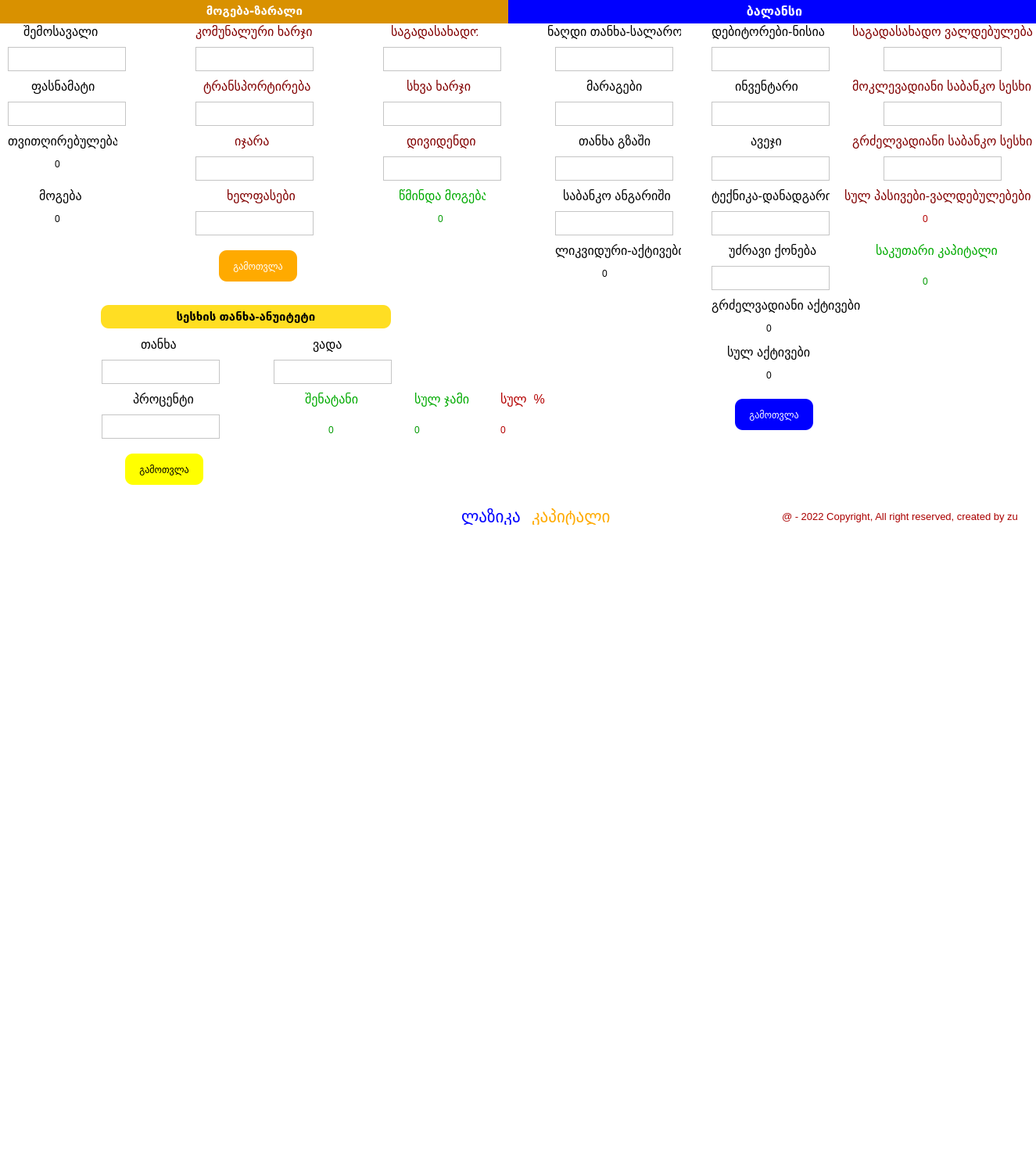
<?xml version="1.0" encoding="UTF-8"?>
<ui version="4.0">
 <class>main_title_3</class>
 <widget class="QMainWindow" name="main_title_3">
  <property name="enabled">
   <bool>true</bool>
  </property>
  <property name="geometry">
   <rect>
    <x>0</x>
    <y>0</y>
    <width>1325</width>
    <height>1500</height>
   </rect>
  </property>
  <property name="styleSheet">
   <string notr="true">background-color: rgb(255, 255, 255);
color: rgb(255, 255, 255);</string>
  </property>
  <widget class="QWidget" name="centralwidget">
   <widget class="QLabel" name="shemosavali_title">
    <property name="geometry">
     <rect>
      <x>30</x>
      <y>30</y>
      <width>101</width>
      <height>21</height>
     </rect>
    </property>
    <property name="font">
     <font>
      <pointsize>12</pointsize>
      <weight>50</weight>
      <bold>false</bold>
     </font>
    </property>
    <property name="styleSheet">
     <string notr="true">color: rgb(0, 0, 0);
font: 8pt &quot;AcadMtavr&quot;;
font: 12pt &quot;MS Shell Dlg 2&quot;;</string>
    </property>
    <property name="text">
     <string>შემოსავალი</string>
    </property>
   </widget>
   <widget class="QTextEdit" name="shemosavali">
    <property name="geometry">
     <rect>
      <x>10</x>
      <y>60</y>
      <width>151</width>
      <height>31</height>
     </rect>
    </property>
    <property name="styleSheet">
     <string notr="true">color: rgb(0, 0, 0);
</string>
    </property>
   </widget>
   <widget class="QLabel" name="main_title">
    <property name="geometry">
     <rect>
      <x>0</x>
      <y>-1</y>
      <width>651</width>
      <height>31</height>
     </rect>
    </property>
    <property name="font">
     <font>
      <family>AcadMtavr</family>
      <pointsize>12</pointsize>
      <weight>50</weight>
      <bold>false</bold>
     </font>
    </property>
    <property name="styleSheet">
     <string notr="true">background-color: rgb(217, 145, 0);
color: rgb(255, 255, 255);</string>
    </property>
    <property name="text">
     <string>&lt;html&gt;&lt;head/&gt;&lt;body&gt;&lt;p&gt;&lt;span style=&quot; font-size:11pt; font-weight:600;&quot;&gt;მოგება-ზარალი&lt;/span&gt;&lt;/p&gt;&lt;/body&gt;&lt;/html&gt;</string>
    </property>
    <property name="alignment">
     <set>Qt::AlignCenter</set>
    </property>
    <property name="margin">
     <number>5</number>
    </property>
   </widget>
   <widget class="QLabel" name="fasnamati_title">
    <property name="geometry">
     <rect>
      <x>40</x>
      <y>100</y>
      <width>81</width>
      <height>21</height>
     </rect>
    </property>
    <property name="font">
     <font>
      <pointsize>12</pointsize>
      <weight>50</weight>
      <bold>false</bold>
     </font>
    </property>
    <property name="styleSheet">
     <string notr="true">color: rgb(0, 0, 0);
font: 8pt &quot;AcadMtavr&quot;;
font: 12pt &quot;MS Shell Dlg 2&quot;;</string>
    </property>
    <property name="text">
     <string>ფასნამატი</string>
    </property>
   </widget>
   <widget class="QTextEdit" name="fasnamati">
    <property name="geometry">
     <rect>
      <x>10</x>
      <y>130</y>
      <width>151</width>
      <height>31</height>
     </rect>
    </property>
    <property name="styleSheet">
     <string notr="true">color: rgb(0, 0, 0);</string>
    </property>
   </widget>
   <widget class="QLabel" name="tvitgirebuleba_title">
    <property name="geometry">
     <rect>
      <x>10</x>
      <y>170</y>
      <width>140</width>
      <height>21</height>
     </rect>
    </property>
    <property name="font">
     <font>
      <pointsize>12</pointsize>
      <weight>50</weight>
      <bold>false</bold>
     </font>
    </property>
    <property name="styleSheet">
     <string notr="true">color: rgb(0, 0, 0);
font: 8pt &quot;AcadMtavr&quot;;
font: 12pt &quot;MS Shell Dlg 2&quot;;</string>
    </property>
    <property name="text">
     <string>თვითღირებულება</string>
    </property>
   </widget>
   <widget class="QLabel" name="mogeba_title">
    <property name="geometry">
     <rect>
      <x>50</x>
      <y>240</y>
      <width>61</width>
      <height>21</height>
     </rect>
    </property>
    <property name="font">
     <font>
      <family>MS Shell Dlg 2</family>
      <pointsize>12</pointsize>
      <weight>50</weight>
      <italic>false</italic>
      <bold>false</bold>
     </font>
    </property>
    <property name="styleSheet">
     <string notr="true">color: rgb(0, 0, 0);
font: 75 8pt &quot;MS Shell Dlg 2&quot;;
font: 8pt &quot;AcadMtavr&quot;;
font: 12pt &quot;MS Shell Dlg 2&quot;;</string>
    </property>
    <property name="text">
     <string>მოგება</string>
    </property>
   </widget>
   <widget class="QLabel" name="komunaluri_title">
    <property name="geometry">
     <rect>
      <x>250</x>
      <y>30</y>
      <width>151</width>
      <height>21</height>
     </rect>
    </property>
    <property name="font">
     <font>
      <pointsize>12</pointsize>
      <weight>50</weight>
      <bold>false</bold>
     </font>
    </property>
    <property name="styleSheet">
     <string notr="true">color: rgb(255, 255, 255);
color: rgb(129, 0, 0);
font: 8pt &quot;AcadMtavr&quot;;
font: 12pt &quot;MS Shell Dlg 2&quot;;</string>
    </property>
    <property name="text">
     <string>კომუნალური ხარჯი</string>
    </property>
   </widget>
   <widget class="QTextEdit" name="komunaluri">
    <property name="geometry">
     <rect>
      <x>250</x>
      <y>60</y>
      <width>151</width>
      <height>31</height>
     </rect>
    </property>
    <property name="styleSheet">
     <string notr="true">color: rgb(0, 0, 0);</string>
    </property>
   </widget>
   <widget class="QLabel" name="transport_title">
    <property name="geometry">
     <rect>
      <x>260</x>
      <y>100</y>
      <width>141</width>
      <height>21</height>
     </rect>
    </property>
    <property name="font">
     <font>
      <pointsize>12</pointsize>
      <weight>50</weight>
      <bold>false</bold>
     </font>
    </property>
    <property name="styleSheet">
     <string notr="true">color: rgb(255, 255, 255);
color: rgb(129, 0, 0);
font: 8pt &quot;AcadMtavr&quot;;
font: 12pt &quot;MS Shell Dlg 2&quot;;</string>
    </property>
    <property name="text">
     <string>ტრანსპორტირება</string>
    </property>
   </widget>
   <widget class="QTextEdit" name="transport">
    <property name="geometry">
     <rect>
      <x>250</x>
      <y>130</y>
      <width>151</width>
      <height>31</height>
     </rect>
    </property>
    <property name="styleSheet">
     <string notr="true">color: rgb(0, 0, 0);</string>
    </property>
   </widget>
   <widget class="QLabel" name="ijara_title">
    <property name="geometry">
     <rect>
      <x>300</x>
      <y>170</y>
      <width>51</width>
      <height>21</height>
     </rect>
    </property>
    <property name="font">
     <font>
      <pointsize>12</pointsize>
      <weight>50</weight>
      <bold>false</bold>
     </font>
    </property>
    <property name="styleSheet">
     <string notr="true">color: rgb(255, 255, 255);
color: rgb(129, 0, 0);
font: 8pt &quot;AcadMtavr&quot;;
font: 12pt &quot;MS Shell Dlg 2&quot;;</string>
    </property>
    <property name="text">
     <string>იჯარა</string>
    </property>
   </widget>
   <widget class="QTextEdit" name="ijara">
    <property name="geometry">
     <rect>
      <x>250</x>
      <y>200</y>
      <width>151</width>
      <height>31</height>
     </rect>
    </property>
    <property name="styleSheet">
     <string notr="true">color: rgb(0, 0, 0);</string>
    </property>
   </widget>
   <widget class="QLabel" name="xelfasi_title">
    <property name="geometry">
     <rect>
      <x>290</x>
      <y>240</y>
      <width>91</width>
      <height>21</height>
     </rect>
    </property>
    <property name="font">
     <font>
      <pointsize>12</pointsize>
      <weight>50</weight>
      <bold>false</bold>
     </font>
    </property>
    <property name="styleSheet">
     <string notr="true">color: rgb(255, 255, 255);
color: rgb(129, 0, 0);
font: 8pt &quot;AcadMtavr&quot;;
font: 12pt &quot;MS Shell Dlg 2&quot;;</string>
    </property>
    <property name="text">
     <string>ხელფასები</string>
    </property>
   </widget>
   <widget class="QTextEdit" name="xelfasi">
    <property name="geometry">
     <rect>
      <x>250</x>
      <y>270</y>
      <width>151</width>
      <height>31</height>
     </rect>
    </property>
    <property name="styleSheet">
     <string notr="true">color: rgb(0, 0, 0);</string>
    </property>
   </widget>
   <widget class="QLabel" name="sagadasaxado_title">
    <property name="geometry">
     <rect>
      <x>500</x>
      <y>30</y>
      <width>111</width>
      <height>21</height>
     </rect>
    </property>
    <property name="font">
     <font>
      <pointsize>12</pointsize>
      <weight>50</weight>
      <bold>false</bold>
     </font>
    </property>
    <property name="styleSheet">
     <string notr="true">color: rgb(255, 255, 255);
color: rgb(129, 0, 0);
font: 8pt &quot;AcadMtavr&quot;;
font: 12pt &quot;MS Shell Dlg 2&quot;;</string>
    </property>
    <property name="text">
     <string>საგადასახადო</string>
    </property>
   </widget>
   <widget class="QTextEdit" name="sagadasaxado">
    <property name="geometry">
     <rect>
      <x>490</x>
      <y>60</y>
      <width>151</width>
      <height>31</height>
     </rect>
    </property>
    <property name="styleSheet">
     <string notr="true">color: rgb(0, 0, 0);</string>
    </property>
   </widget>
   <widget class="QLabel" name="sxvaxarji_title">
    <property name="geometry">
     <rect>
      <x>520</x>
      <y>100</y>
      <width>91</width>
      <height>21</height>
     </rect>
    </property>
    <property name="font">
     <font>
      <pointsize>12</pointsize>
      <weight>50</weight>
      <bold>false</bold>
     </font>
    </property>
    <property name="styleSheet">
     <string notr="true">color: rgb(255, 255, 255);
color: rgb(129, 0, 0);
font: 8pt &quot;AcadMtavr&quot;;
font: 12pt &quot;MS Shell Dlg 2&quot;;</string>
    </property>
    <property name="text">
     <string>სხვა ხარჯი</string>
    </property>
   </widget>
   <widget class="QTextEdit" name="sxvaxarji">
    <property name="geometry">
     <rect>
      <x>490</x>
      <y>130</y>
      <width>151</width>
      <height>31</height>
     </rect>
    </property>
    <property name="styleSheet">
     <string notr="true">color: rgb(0, 0, 0);</string>
    </property>
   </widget>
   <widget class="QLabel" name="dividend_title">
    <property name="geometry">
     <rect>
      <x>520</x>
      <y>170</y>
      <width>91</width>
      <height>21</height>
     </rect>
    </property>
    <property name="font">
     <font>
      <pointsize>12</pointsize>
      <weight>50</weight>
      <bold>false</bold>
     </font>
    </property>
    <property name="styleSheet">
     <string notr="true">color: rgb(255, 255, 255);
color: rgb(129, 0, 0);
font: 8pt &quot;AcadMtavr&quot;;
font: 12pt &quot;MS Shell Dlg 2&quot;;</string>
    </property>
    <property name="text">
     <string>დივიდენდი</string>
    </property>
   </widget>
   <widget class="QTextEdit" name="dividend">
    <property name="geometry">
     <rect>
      <x>490</x>
      <y>200</y>
      <width>151</width>
      <height>31</height>
     </rect>
    </property>
    <property name="styleSheet">
     <string notr="true">color: rgb(0, 0, 0);</string>
    </property>
   </widget>
   <widget class="QLabel" name="wmindamogeba_title">
    <property name="geometry">
     <rect>
      <x>510</x>
      <y>240</y>
      <width>111</width>
      <height>21</height>
     </rect>
    </property>
    <property name="font">
     <font>
      <pointsize>12</pointsize>
      <weight>50</weight>
      <bold>false</bold>
     </font>
    </property>
    <property name="styleSheet">
     <string notr="true">color: rgb(0, 170, 0);
font: 8pt &quot;AcadMtavr&quot;;
font: 12pt &quot;MS Shell Dlg 2&quot;;</string>
    </property>
    <property name="text">
     <string>წმინდა მოგება</string>
    </property>
   </widget>
   <widget class="QPushButton" name="btn_title">
    <property name="geometry">
     <rect>
      <x>280</x>
      <y>320</y>
      <width>100</width>
      <height>40</height>
     </rect>
    </property>
    <property name="styleSheet">
     <string notr="true">font: 12pt &quot;AcadMtavr&quot;;
color: rgb(255, 255, 255);
background-color: rgb(255, 170, 0);
border-radius:10px;
</string>
    </property>
    <property name="text">
     <string>გამოთვლა</string>
    </property>
   </widget>
   <widget class="QLabel" name="mogeba_label">
    <property name="geometry">
     <rect>
      <x>70</x>
      <y>270</y>
      <width>61</width>
      <height>20</height>
     </rect>
    </property>
    <property name="styleSheet">
     <string notr="true">color: rgb(0, 0, 0);
font: 12pt &quot;MS Shell Dlg 2&quot;;</string>
    </property>
    <property name="text">
     <string>0</string>
    </property>
   </widget>
   <widget class="QLabel" name="wmindamogeba_label_2">
    <property name="geometry">
     <rect>
      <x>560</x>
      <y>270</y>
      <width>71</width>
      <height>20</height>
     </rect>
    </property>
    <property name="styleSheet">
     <string notr="true">color: rgb(0, 154, 0);
font: 12pt &quot;MS Shell Dlg 2&quot;;</string>
    </property>
    <property name="text">
     <string>0</string>
    </property>
   </widget>
   <widget class="QLabel" name="tvitgirebuleba_label">
    <property name="geometry">
     <rect>
      <x>70</x>
      <y>200</y>
      <width>61</width>
      <height>20</height>
     </rect>
    </property>
    <property name="styleSheet">
     <string notr="true">color: rgb(0, 0, 0);
font: 12pt &quot;MS Shell Dlg 2&quot;;</string>
    </property>
    <property name="text">
     <string>0</string>
    </property>
   </widget>
   <widget class="QLabel" name="main_title_2">
    <property name="geometry">
     <rect>
      <x>650</x>
      <y>0</y>
      <width>681</width>
      <height>30</height>
     </rect>
    </property>
    <property name="font">
     <font>
      <family>AcadMtavr</family>
      <pointsize>16</pointsize>
      <weight>50</weight>
      <bold>false</bold>
     </font>
    </property>
    <property name="styleSheet">
     <string notr="true">background-color: rgb(0, 0, 255);

color: rgb(255, 255, 255);
</string>
    </property>
    <property name="text">
     <string>&lt;html&gt;&lt;head/&gt;&lt;body&gt;&lt;p&gt;&lt;span style=&quot; font-size:12pt; font-weight:600;&quot;&gt;ბალანსი&lt;/span&gt;&lt;/p&gt;&lt;/body&gt;&lt;/html&gt;</string>
    </property>
    <property name="alignment">
     <set>Qt::AlignCenter</set>
    </property>
    <property name="margin">
     <number>5</number>
    </property>
   </widget>
   <widget class="QLabel" name="cashe_title">
    <property name="geometry">
     <rect>
      <x>700</x>
      <y>30</y>
      <width>171</width>
      <height>21</height>
     </rect>
    </property>
    <property name="font">
     <font>
      <pointsize>12</pointsize>
      <weight>50</weight>
      <bold>false</bold>
     </font>
    </property>
    <property name="styleSheet">
     <string notr="true">color: rgb(0, 0, 0);
font: 8pt &quot;AcadMtavr&quot;;
font: 12pt &quot;MS Shell Dlg 2&quot;;</string>
    </property>
    <property name="text">
     <string>ნაღდი თანხა-სალარო</string>
    </property>
   </widget>
   <widget class="QTextEdit" name="cashe">
    <property name="geometry">
     <rect>
      <x>710</x>
      <y>60</y>
      <width>151</width>
      <height>31</height>
     </rect>
    </property>
    <property name="styleSheet">
     <string notr="true">color: rgb(0, 0, 0);</string>
    </property>
   </widget>
   <widget class="QLabel" name="maragebi_title">
    <property name="geometry">
     <rect>
      <x>750</x>
      <y>100</y>
      <width>71</width>
      <height>21</height>
     </rect>
    </property>
    <property name="font">
     <font>
      <pointsize>12</pointsize>
      <weight>50</weight>
      <bold>false</bold>
     </font>
    </property>
    <property name="styleSheet">
     <string notr="true">color: rgb(0, 0, 0);
font: 8pt &quot;AcadMtavr&quot;;
font: 12pt &quot;MS Shell Dlg 2&quot;;</string>
    </property>
    <property name="text">
     <string>მარაგები</string>
    </property>
   </widget>
   <widget class="QTextEdit" name="maragebi">
    <property name="geometry">
     <rect>
      <x>710</x>
      <y>130</y>
      <width>151</width>
      <height>31</height>
     </rect>
    </property>
    <property name="styleSheet">
     <string notr="true">color: rgb(0, 0, 0);</string>
    </property>
   </widget>
   <widget class="QLabel" name="cashe_transit_title">
    <property name="geometry">
     <rect>
      <x>740</x>
      <y>170</y>
      <width>101</width>
      <height>21</height>
     </rect>
    </property>
    <property name="font">
     <font>
      <pointsize>12</pointsize>
      <weight>50</weight>
      <bold>false</bold>
     </font>
    </property>
    <property name="styleSheet">
     <string notr="true">color: rgb(0, 0, 0);
font: 8pt &quot;AcadMtavr&quot;;
font: 12pt &quot;MS Shell Dlg 2&quot;;</string>
    </property>
    <property name="text">
     <string>თანხა გზაში</string>
    </property>
   </widget>
   <widget class="QTextEdit" name="cashe_transit">
    <property name="geometry">
     <rect>
      <x>710</x>
      <y>200</y>
      <width>151</width>
      <height>31</height>
     </rect>
    </property>
    <property name="styleSheet">
     <string notr="true">color: rgb(0, 0, 0);</string>
    </property>
   </widget>
   <widget class="QLabel" name="bank_count_title">
    <property name="geometry">
     <rect>
      <x>720</x>
      <y>240</y>
      <width>141</width>
      <height>21</height>
     </rect>
    </property>
    <property name="font">
     <font>
      <pointsize>12</pointsize>
      <weight>50</weight>
      <bold>false</bold>
     </font>
    </property>
    <property name="styleSheet">
     <string notr="true">color: rgb(0, 0, 0);
font: 8pt &quot;AcadMtavr&quot;;
font: 12pt &quot;MS Shell Dlg 2&quot;;</string>
    </property>
    <property name="text">
     <string>საბანკო ანგარიში</string>
    </property>
   </widget>
   <widget class="QTextEdit" name="bank_count">
    <property name="geometry">
     <rect>
      <x>710</x>
      <y>270</y>
      <width>151</width>
      <height>31</height>
     </rect>
    </property>
    <property name="styleSheet">
     <string notr="true">color: rgb(0, 0, 0);</string>
    </property>
   </widget>
   <widget class="QLabel" name="lic_active_title">
    <property name="geometry">
     <rect>
      <x>710</x>
      <y>310</y>
      <width>161</width>
      <height>21</height>
     </rect>
    </property>
    <property name="font">
     <font>
      <pointsize>12</pointsize>
      <weight>50</weight>
      <bold>false</bold>
     </font>
    </property>
    <property name="styleSheet">
     <string notr="true">color: rgb(0, 0, 0);
font: 8pt &quot;AcadMtavr&quot;;
font: 12pt &quot;MS Shell Dlg 2&quot;;</string>
    </property>
    <property name="text">
     <string>ლიკვიდური-აქტივები</string>
    </property>
   </widget>
   <widget class="QLabel" name="lic_active_label">
    <property name="geometry">
     <rect>
      <x>770</x>
      <y>340</y>
      <width>81</width>
      <height>20</height>
     </rect>
    </property>
    <property name="styleSheet">
     <string notr="true">color: rgb(0, 0, 0);
font: 12pt &quot;MS Shell Dlg 2&quot;;</string>
    </property>
    <property name="text">
     <string>0</string>
    </property>
   </widget>
   <widget class="QLabel" name="debit_title">
    <property name="geometry">
     <rect>
      <x>910</x>
      <y>30</y>
      <width>151</width>
      <height>21</height>
     </rect>
    </property>
    <property name="font">
     <font>
      <pointsize>12</pointsize>
      <weight>50</weight>
      <bold>false</bold>
     </font>
    </property>
    <property name="styleSheet">
     <string notr="true">color: rgb(0, 0, 0);
font: 8pt &quot;AcadMtavr&quot;;
font: 12pt &quot;MS Shell Dlg 2&quot;;</string>
    </property>
    <property name="text">
     <string>დებიტორები-ნისია</string>
    </property>
   </widget>
   <widget class="QTextEdit" name="debit">
    <property name="geometry">
     <rect>
      <x>910</x>
      <y>60</y>
      <width>151</width>
      <height>31</height>
     </rect>
    </property>
    <property name="styleSheet">
     <string notr="true">color: rgb(0, 0, 0);</string>
    </property>
   </widget>
   <widget class="QLabel" name="inventors_title">
    <property name="geometry">
     <rect>
      <x>940</x>
      <y>100</y>
      <width>91</width>
      <height>21</height>
     </rect>
    </property>
    <property name="font">
     <font>
      <pointsize>12</pointsize>
      <weight>50</weight>
      <bold>false</bold>
     </font>
    </property>
    <property name="styleSheet">
     <string notr="true">color: rgb(0, 0, 0);
font: 8pt &quot;AcadMtavr&quot;;
font: 12pt &quot;MS Shell Dlg 2&quot;;</string>
    </property>
    <property name="text">
     <string>ინვენტარი</string>
    </property>
   </widget>
   <widget class="QTextEdit" name="inventors">
    <property name="geometry">
     <rect>
      <x>910</x>
      <y>130</y>
      <width>151</width>
      <height>31</height>
     </rect>
    </property>
    <property name="styleSheet">
     <string notr="true">color: rgb(0, 0, 0);</string>
    </property>
   </widget>
   <widget class="QLabel" name="furniture_title">
    <property name="geometry">
     <rect>
      <x>960</x>
      <y>170</y>
      <width>61</width>
      <height>21</height>
     </rect>
    </property>
    <property name="font">
     <font>
      <pointsize>12</pointsize>
      <weight>50</weight>
      <bold>false</bold>
     </font>
    </property>
    <property name="styleSheet">
     <string notr="true">color: rgb(0, 0, 0);
font: 8pt &quot;AcadMtavr&quot;;
font: 12pt &quot;MS Shell Dlg 2&quot;;</string>
    </property>
    <property name="text">
     <string>ავეჯი</string>
    </property>
   </widget>
   <widget class="QTextEdit" name="furniture">
    <property name="geometry">
     <rect>
      <x>910</x>
      <y>200</y>
      <width>151</width>
      <height>31</height>
     </rect>
    </property>
    <property name="styleSheet">
     <string notr="true">color: rgb(0, 0, 0);</string>
    </property>
   </widget>
   <widget class="QLabel" name="teqnic_title">
    <property name="geometry">
     <rect>
      <x>910</x>
      <y>240</y>
      <width>151</width>
      <height>21</height>
     </rect>
    </property>
    <property name="font">
     <font>
      <pointsize>12</pointsize>
      <weight>50</weight>
      <bold>false</bold>
     </font>
    </property>
    <property name="styleSheet">
     <string notr="true">color: rgb(0, 0, 0);
font: 8pt &quot;AcadMtavr&quot;;
font: 12pt &quot;MS Shell Dlg 2&quot;;</string>
    </property>
    <property name="text">
     <string>ტექნიკა-დანადგარი</string>
    </property>
   </widget>
   <widget class="QTextEdit" name="teqnic">
    <property name="geometry">
     <rect>
      <x>910</x>
      <y>270</y>
      <width>151</width>
      <height>31</height>
     </rect>
    </property>
    <property name="styleSheet">
     <string notr="true">color: rgb(0, 0, 0);</string>
    </property>
   </widget>
   <widget class="QLabel" name="ground_title">
    <property name="geometry">
     <rect>
      <x>910</x>
      <y>310</y>
      <width>151</width>
      <height>21</height>
     </rect>
    </property>
    <property name="font">
     <font>
      <pointsize>12</pointsize>
      <weight>50</weight>
      <bold>false</bold>
     </font>
    </property>
    <property name="styleSheet">
     <string notr="true">color: rgb(0, 0, 0);
font: 8pt &quot;AcadMtavr&quot;;
font: 12pt &quot;MS Shell Dlg 2&quot;;</string>
    </property>
    <property name="text">
     <string>     უძრავი ქონება</string>
    </property>
   </widget>
   <widget class="QTextEdit" name="ground">
    <property name="geometry">
     <rect>
      <x>910</x>
      <y>340</y>
      <width>151</width>
      <height>31</height>
     </rect>
    </property>
    <property name="styleSheet">
     <string notr="true">color: rgb(0, 0, 0);</string>
    </property>
   </widget>
   <widget class="QLabel" name="main_active_title">
    <property name="geometry">
     <rect>
      <x>910</x>
      <y>380</y>
      <width>191</width>
      <height>21</height>
     </rect>
    </property>
    <property name="font">
     <font>
      <pointsize>12</pointsize>
      <weight>50</weight>
      <bold>false</bold>
     </font>
    </property>
    <property name="styleSheet">
     <string notr="true">color: rgb(0, 0, 0);
font: 8pt &quot;AcadMtavr&quot;;
font: 12pt &quot;MS Shell Dlg 2&quot;;</string>
    </property>
    <property name="text">
     <string>გრძელვადიანი აქტივები</string>
    </property>
   </widget>
   <widget class="QLabel" name="main_active_label">
    <property name="geometry">
     <rect>
      <x>980</x>
      <y>410</y>
      <width>81</width>
      <height>20</height>
     </rect>
    </property>
    <property name="styleSheet">
     <string notr="true">color: rgb(0, 0, 0);
font: 12pt &quot;MS Shell Dlg 2&quot;;</string>
    </property>
    <property name="text">
     <string>0</string>
    </property>
   </widget>
   <widget class="QLabel" name="all_active_title">
    <property name="geometry">
     <rect>
      <x>930</x>
      <y>440</y>
      <width>111</width>
      <height>21</height>
     </rect>
    </property>
    <property name="font">
     <font>
      <pointsize>12</pointsize>
      <weight>50</weight>
      <bold>false</bold>
     </font>
    </property>
    <property name="styleSheet">
     <string notr="true">color: rgb(0, 0, 0);
font: 8pt &quot;AcadMtavr&quot;;
font: 12pt &quot;MS Shell Dlg 2&quot;;</string>
    </property>
    <property name="text">
     <string>სულ აქტივები</string>
    </property>
   </widget>
   <widget class="QLabel" name="all_active_label">
    <property name="geometry">
     <rect>
      <x>980</x>
      <y>470</y>
      <width>81</width>
      <height>20</height>
     </rect>
    </property>
    <property name="styleSheet">
     <string notr="true">color: rgb(0, 0, 0);
font: 12pt &quot;MS Shell Dlg 2&quot;;</string>
    </property>
    <property name="text">
     <string>0</string>
    </property>
   </widget>
   <widget class="QLabel" name="credit__country_title">
    <property name="geometry">
     <rect>
      <x>1090</x>
      <y>30</y>
      <width>231</width>
      <height>21</height>
     </rect>
    </property>
    <property name="font">
     <font>
      <pointsize>12</pointsize>
      <weight>50</weight>
      <bold>false</bold>
     </font>
    </property>
    <property name="styleSheet">
     <string notr="true">color: rgb(255, 255, 255);
color: rgb(129, 0, 0);
font: 8pt &quot;AcadMtavr&quot;;
font: 12pt &quot;MS Shell Dlg 2&quot;;</string>
    </property>
    <property name="text">
     <string>საგადასახადო ვალდებულება</string>
    </property>
   </widget>
   <widget class="QTextEdit" name="credit_country">
    <property name="geometry">
     <rect>
      <x>1130</x>
      <y>60</y>
      <width>151</width>
      <height>31</height>
     </rect>
    </property>
    <property name="styleSheet">
     <string notr="true">color: rgb(0, 0, 0);</string>
    </property>
   </widget>
   <widget class="QLabel" name="short_credit_title">
    <property name="geometry">
     <rect>
      <x>1090</x>
      <y>100</y>
      <width>231</width>
      <height>21</height>
     </rect>
    </property>
    <property name="font">
     <font>
      <pointsize>12</pointsize>
      <weight>50</weight>
      <bold>false</bold>
     </font>
    </property>
    <property name="styleSheet">
     <string notr="true">color: rgb(255, 255, 255);
color: rgb(129, 0, 0);
font: 8pt &quot;AcadMtavr&quot;;
font: 12pt &quot;MS Shell Dlg 2&quot;;</string>
    </property>
    <property name="text">
     <string>მოკლევადიანი საბანკო სესხი</string>
    </property>
   </widget>
   <widget class="QTextEdit" name="short_credit">
    <property name="geometry">
     <rect>
      <x>1130</x>
      <y>130</y>
      <width>151</width>
      <height>31</height>
     </rect>
    </property>
    <property name="styleSheet">
     <string notr="true">color: rgb(0, 0, 0);</string>
    </property>
   </widget>
   <widget class="QLabel" name="large_credit_title">
    <property name="geometry">
     <rect>
      <x>1090</x>
      <y>170</y>
      <width>231</width>
      <height>21</height>
     </rect>
    </property>
    <property name="font">
     <font>
      <pointsize>12</pointsize>
      <weight>50</weight>
      <bold>false</bold>
     </font>
    </property>
    <property name="styleSheet">
     <string notr="true">color: rgb(255, 255, 255);
color: rgb(129, 0, 0);
font: 8pt &quot;AcadMtavr&quot;;
font: 12pt &quot;MS Shell Dlg 2&quot;;</string>
    </property>
    <property name="text">
     <string>გრძელვადიანი საბანკო სესხი</string>
    </property>
   </widget>
   <widget class="QTextEdit" name="large_credit">
    <property name="geometry">
     <rect>
      <x>1130</x>
      <y>200</y>
      <width>151</width>
      <height>31</height>
     </rect>
    </property>
    <property name="styleSheet">
     <string notr="true">color: rgb(0, 0, 0);</string>
    </property>
   </widget>
   <widget class="QLabel" name="sum_pacciv_title">
    <property name="geometry">
     <rect>
      <x>1080</x>
      <y>240</y>
      <width>241</width>
      <height>21</height>
     </rect>
    </property>
    <property name="font">
     <font>
      <pointsize>12</pointsize>
      <weight>50</weight>
      <bold>false</bold>
     </font>
    </property>
    <property name="styleSheet">
     <string notr="true">color: rgb(255, 255, 255);
color: rgb(129, 0, 0);
font: 8pt &quot;AcadMtavr&quot;;
font: 12pt &quot;MS Shell Dlg 2&quot;;</string>
    </property>
    <property name="text">
     <string>სულ პასივები-ვალდებულებები</string>
    </property>
   </widget>
   <widget class="QLabel" name="sum_pacciv_label">
    <property name="geometry">
     <rect>
      <x>1180</x>
      <y>270</y>
      <width>81</width>
      <height>20</height>
     </rect>
    </property>
    <property name="styleSheet">
     <string notr="true">color: rgb(180, 0, 0);
font: 12pt &quot;MS Shell Dlg 2&quot;;</string>
    </property>
    <property name="text">
     <string>0</string>
    </property>
   </widget>
   <widget class="QLabel" name="capital_title">
    <property name="geometry">
     <rect>
      <x>1120</x>
      <y>310</y>
      <width>161</width>
      <height>21</height>
     </rect>
    </property>
    <property name="font">
     <font>
      <pointsize>12</pointsize>
      <weight>50</weight>
      <bold>false</bold>
     </font>
    </property>
    <property name="styleSheet">
     <string notr="true">color: rgb(0, 170, 0);
font: 8pt &quot;AcadMtavr&quot;;
font: 12pt &quot;MS Shell Dlg 2&quot;;</string>
    </property>
    <property name="text">
     <string>საკუთარი კაპიტალი</string>
    </property>
   </widget>
   <widget class="QLabel" name="capital_label">
    <property name="geometry">
     <rect>
      <x>1180</x>
      <y>350</y>
      <width>81</width>
      <height>20</height>
     </rect>
    </property>
    <property name="styleSheet">
     <string notr="true">color: rgb(0, 154, 0);
font: 12pt &quot;MS Shell Dlg 2&quot;;</string>
    </property>
    <property name="text">
     <string>0</string>
    </property>
   </widget>
   <widget class="QLabel" name="main_title_4">
    <property name="geometry">
     <rect>
      <x>129</x>
      <y>390</y>
      <width>371</width>
      <height>30</height>
     </rect>
    </property>
    <property name="font">
     <font>
      <family>MS Shell Dlg 2</family>
      <pointsize>12</pointsize>
      <weight>50</weight>
      <italic>false</italic>
      <bold>false</bold>
     </font>
    </property>
    <property name="styleSheet">
     <string notr="true">background-color: rgb(255, 222, 35);
font: 12pt &quot;MS Shell Dlg 2&quot;;
color: rgb(0, 0, 0);
border-radius:10px</string>
    </property>
    <property name="text">
     <string>&lt;html&gt;&lt;head/&gt;&lt;body&gt;&lt;p&gt;&lt;span style=&quot; font-size:11pt; font-weight:600;&quot;&gt;სესხის თანხა-ანუიტეტი&lt;/span&gt;&lt;/p&gt;&lt;/body&gt;&lt;/html&gt;</string>
    </property>
    <property name="alignment">
     <set>Qt::AlignCenter</set>
    </property>
    <property name="margin">
     <number>5</number>
    </property>
   </widget>
   <widget class="QLabel" name="tanxa_title">
    <property name="geometry">
     <rect>
      <x>180</x>
      <y>430</y>
      <width>51</width>
      <height>21</height>
     </rect>
    </property>
    <property name="font">
     <font>
      <pointsize>12</pointsize>
      <weight>50</weight>
      <bold>false</bold>
     </font>
    </property>
    <property name="styleSheet">
     <string notr="true">color: rgb(0, 0, 0);
font: 8pt &quot;AcadMtavr&quot;;
font: 12pt &quot;MS Shell Dlg 2&quot;;</string>
    </property>
    <property name="text">
     <string>თანხა</string>
    </property>
   </widget>
   <widget class="QTextEdit" name="tanxa">
    <property name="geometry">
     <rect>
      <x>130</x>
      <y>460</y>
      <width>151</width>
      <height>31</height>
     </rect>
    </property>
    <property name="styleSheet">
     <string notr="true">color: rgb(0, 0, 0);</string>
    </property>
   </widget>
   <widget class="QLabel" name="vada_title">
    <property name="geometry">
     <rect>
      <x>400</x>
      <y>430</y>
      <width>51</width>
      <height>21</height>
     </rect>
    </property>
    <property name="font">
     <font>
      <pointsize>12</pointsize>
      <weight>50</weight>
      <bold>false</bold>
     </font>
    </property>
    <property name="styleSheet">
     <string notr="true">color: rgb(0, 0, 0);
font: 8pt &quot;AcadMtavr&quot;;
font: 12pt &quot;MS Shell Dlg 2&quot;;</string>
    </property>
    <property name="text">
     <string>ვადა</string>
    </property>
   </widget>
   <widget class="QTextEdit" name="vada">
    <property name="geometry">
     <rect>
      <x>350</x>
      <y>460</y>
      <width>151</width>
      <height>31</height>
     </rect>
    </property>
    <property name="styleSheet">
     <string notr="true">color: rgb(0, 0, 0);</string>
    </property>
   </widget>
   <widget class="QLabel" name="procenti_title">
    <property name="geometry">
     <rect>
      <x>170</x>
      <y>500</y>
      <width>81</width>
      <height>21</height>
     </rect>
    </property>
    <property name="font">
     <font>
      <pointsize>12</pointsize>
      <weight>50</weight>
      <bold>false</bold>
     </font>
    </property>
    <property name="styleSheet">
     <string notr="true">color: rgb(0, 0, 0);
font: 8pt &quot;AcadMtavr&quot;;
font: 12pt &quot;MS Shell Dlg 2&quot;;</string>
    </property>
    <property name="text">
     <string>პროცენტი</string>
    </property>
   </widget>
   <widget class="QTextEdit" name="procenti">
    <property name="geometry">
     <rect>
      <x>130</x>
      <y>530</y>
      <width>151</width>
      <height>31</height>
     </rect>
    </property>
    <property name="styleSheet">
     <string notr="true">color: rgb(0, 0, 0);</string>
    </property>
   </widget>
   <widget class="QLabel" name="shenatani_title">
    <property name="geometry">
     <rect>
      <x>390</x>
      <y>500</y>
      <width>81</width>
      <height>21</height>
     </rect>
    </property>
    <property name="font">
     <font>
      <pointsize>12</pointsize>
      <weight>50</weight>
      <bold>false</bold>
     </font>
    </property>
    <property name="styleSheet">
     <string notr="true">color: rgb(0, 170, 0);
font: 8pt &quot;AcadMtavr&quot;;
font: 12pt &quot;MS Shell Dlg 2&quot;;</string>
    </property>
    <property name="text">
     <string>შენატანი</string>
    </property>
   </widget>
   <widget class="QLabel" name="mogeba_label_2">
    <property name="geometry">
     <rect>
      <x>420</x>
      <y>540</y>
      <width>81</width>
      <height>20</height>
     </rect>
    </property>
    <property name="styleSheet">
     <string notr="true">color: rgb(0, 154, 0);
font: 12pt &quot;MS Shell Dlg 2&quot;;</string>
    </property>
    <property name="text">
     <string>0</string>
    </property>
   </widget>
   <widget class="QPushButton" name="btn_title_2">
    <property name="geometry">
     <rect>
      <x>160</x>
      <y>580</y>
      <width>100</width>
      <height>40</height>
     </rect>
    </property>
    <property name="styleSheet">
     <string notr="true">font: 12pt &quot;AcadMtavr&quot;;
color: rgb(0, 0, 0);
background-color: rgb(255, 255, 0);
border-radius:10px</string>
    </property>
    <property name="text">
     <string>გამოთვლა</string>
    </property>
   </widget>
   <widget class="QLabel" name="mogeba_label_3">
    <property name="geometry">
     <rect>
      <x>300</x>
      <y>580</y>
      <width>411</width>
      <height>31</height>
     </rect>
    </property>
    <property name="styleSheet">
     <string notr="true">color: rgb(0, 0, 0);
color: rgb(170, 0, 0);
font: 12pt &quot;MS Shell Dlg 2&quot;;</string>
    </property>
    <property name="text">
     <string/>
    </property>
   </widget>
   <widget class="QPushButton" name="btn_title_3">
    <property name="geometry">
     <rect>
      <x>940</x>
      <y>510</y>
      <width>100</width>
      <height>40</height>
     </rect>
    </property>
    <property name="styleSheet">
     <string notr="true">font: 12pt &quot;AcadMtavr&quot;;
color: rgb(255, 255, 255);
background-color: rgb(0, 0, 255);
border-radius:10px</string>
    </property>
    <property name="text">
     <string>გამოთვლა</string>
    </property>
   </widget>
   <widget class="QLabel" name="mogeba_label_4">
    <property name="geometry">
     <rect>
      <x>840</x>
      <y>580</y>
      <width>411</width>
      <height>31</height>
     </rect>
    </property>
    <property name="styleSheet">
     <string notr="true">color: rgb(0, 0, 0);
color: rgb(170, 0, 0);
font: 12pt &quot;MS Shell Dlg 2&quot;;</string>
    </property>
    <property name="text">
     <string/>
    </property>
   </widget>
   <widget class="QLabel" name="mogeba_label_5">
    <property name="geometry">
     <rect>
      <x>420</x>
      <y>330</y>
      <width>261</width>
      <height>31</height>
     </rect>
    </property>
    <property name="styleSheet">
     <string notr="true">color: rgb(0, 0, 0);
color: rgb(170, 0, 0);
font: 12pt &quot;MS Shell Dlg 2&quot;;</string>
    </property>
    <property name="text">
     <string/>
    </property>
   </widget>
   <widget class="QLabel" name="all_active_title_2">
    <property name="geometry">
     <rect>
      <x>1000</x>
      <y>650</y>
      <width>311</width>
      <height>21</height>
     </rect>
    </property>
    <property name="font">
     <font>
      <family>MS Shell Dlg 2</family>
      <pointsize>10</pointsize>
      <weight>50</weight>
      <italic>false</italic>
      <bold>false</bold>
     </font>
    </property>
    <property name="styleSheet">
     <string notr="true">color: rgb(0, 0, 0);
color: rgb(170, 0, 0);
font: 8pt &quot;AcadMtavr&quot;;
font: 10pt &quot;MS Shell Dlg 2&quot;;</string>
    </property>
    <property name="text">
     <string>@ - 2022 Copyright, All right reserved, created by zu </string>
    </property>
   </widget>
   <widget class="QLabel" name="all_active_title_3">
    <property name="geometry">
     <rect>
      <x>590</x>
      <y>650</y>
      <width>81</width>
      <height>21</height>
     </rect>
    </property>
    <property name="font">
     <font>
      <family>AcadMtavr</family>
      <pointsize>16</pointsize>
      <weight>50</weight>
      <italic>false</italic>
      <bold>false</bold>
     </font>
    </property>
    <property name="styleSheet">
     <string notr="true">color: rgb(240, 255, 67);
font: 75 12pt &quot;MS Shell Dlg 2&quot;;
color: rgb(0, 0, 255);
font: 16pt &quot;AcadMtavr&quot;;
</string>
    </property>
    <property name="text">
     <string>ლაზიკა</string>
    </property>
   </widget>
   <widget class="QLabel" name="all_active_title_4">
    <property name="geometry">
     <rect>
      <x>680</x>
      <y>650</y>
      <width>101</width>
      <height>21</height>
     </rect>
    </property>
    <property name="font">
     <font>
      <family>AcadMtavr</family>
      <pointsize>16</pointsize>
      <italic>false</italic>
     </font>
    </property>
    <property name="styleSheet">
     <string notr="true">color: rgb(255, 170, 0);
font: 16pt &quot;AcadMtavr&quot;;
</string>
    </property>
    <property name="text">
     <string>კაპიტალი</string>
    </property>
   </widget>
   <widget class="QLabel" name="anuitetijami_title">
    <property name="geometry">
     <rect>
      <x>530</x>
      <y>500</y>
      <width>81</width>
      <height>21</height>
     </rect>
    </property>
    <property name="font">
     <font>
      <pointsize>12</pointsize>
      <weight>50</weight>
      <bold>false</bold>
     </font>
    </property>
    <property name="styleSheet">
     <string notr="true">color: rgb(0, 170, 0);
font: 8pt &quot;AcadMtavr&quot;;
font: 12pt &quot;MS Shell Dlg 2&quot;;</string>
    </property>
    <property name="text">
     <string>სულ ჯამი</string>
    </property>
   </widget>
   <widget class="QLabel" name="anuitetijami_label">
    <property name="geometry">
     <rect>
      <x>530</x>
      <y>540</y>
      <width>81</width>
      <height>20</height>
     </rect>
    </property>
    <property name="styleSheet">
     <string notr="true">color: rgb(0, 154, 0);
font: 12pt &quot;MS Shell Dlg 2&quot;;</string>
    </property>
    <property name="text">
     <string>0</string>
    </property>
   </widget>
   <widget class="QLabel" name="anuitetiprocenti_title">
    <property name="geometry">
     <rect>
      <x>640</x>
      <y>500</y>
      <width>81</width>
      <height>21</height>
     </rect>
    </property>
    <property name="font">
     <font>
      <pointsize>12</pointsize>
      <weight>50</weight>
      <bold>false</bold>
     </font>
    </property>
    <property name="styleSheet">
     <string notr="true">color: rgb(180, 0, 0);
font: 8pt &quot;AcadMtavr&quot;;
font: 12pt &quot;MS Shell Dlg 2&quot;;</string>
    </property>
    <property name="text">
     <string>სულ  %</string>
    </property>
   </widget>
   <widget class="QLabel" name="anuitetiprocenti_label">
    <property name="geometry">
     <rect>
      <x>640</x>
      <y>540</y>
      <width>81</width>
      <height>20</height>
     </rect>
    </property>
    <property name="styleSheet">
     <string notr="true">color: rgb(180, 0, 0);
font: 12pt &quot;MS Shell Dlg 2&quot;;</string>
    </property>
    <property name="text">
     <string>0</string>
    </property>
   </widget>
   <zorder>shemosavali</zorder>
   <zorder>main_title</zorder>
   <zorder>fasnamati</zorder>
   <zorder>tvitgirebuleba_title</zorder>
   <zorder>mogeba_title</zorder>
   <zorder>komunaluri_title</zorder>
   <zorder>komunaluri</zorder>
   <zorder>transport_title</zorder>
   <zorder>transport</zorder>
   <zorder>ijara_title</zorder>
   <zorder>ijara</zorder>
   <zorder>xelfasi_title</zorder>
   <zorder>xelfasi</zorder>
   <zorder>sagadasaxado_title</zorder>
   <zorder>sagadasaxado</zorder>
   <zorder>sxvaxarji_title</zorder>
   <zorder>sxvaxarji</zorder>
   <zorder>dividend_title</zorder>
   <zorder>dividend</zorder>
   <zorder>wmindamogeba_title</zorder>
   <zorder>btn_title</zorder>
   <zorder>shemosavali_title</zorder>
   <zorder>fasnamati_title</zorder>
   <zorder>mogeba_label</zorder>
   <zorder>wmindamogeba_label_2</zorder>
   <zorder>tvitgirebuleba_label</zorder>
   <zorder>main_title_2</zorder>
   <zorder>cashe_title</zorder>
   <zorder>cashe</zorder>
   <zorder>maragebi_title</zorder>
   <zorder>maragebi</zorder>
   <zorder>cashe_transit_title</zorder>
   <zorder>cashe_transit</zorder>
   <zorder>bank_count_title</zorder>
   <zorder>bank_count</zorder>
   <zorder>lic_active_title</zorder>
   <zorder>lic_active_label</zorder>
   <zorder>debit_title</zorder>
   <zorder>debit</zorder>
   <zorder>inventors_title</zorder>
   <zorder>inventors</zorder>
   <zorder>furniture_title</zorder>
   <zorder>furniture</zorder>
   <zorder>teqnic_title</zorder>
   <zorder>teqnic</zorder>
   <zorder>ground_title</zorder>
   <zorder>ground</zorder>
   <zorder>main_active_title</zorder>
   <zorder>main_active_label</zorder>
   <zorder>all_active_title</zorder>
   <zorder>all_active_label</zorder>
   <zorder>credit__country_title</zorder>
   <zorder>credit_country</zorder>
   <zorder>short_credit_title</zorder>
   <zorder>short_credit</zorder>
   <zorder>large_credit_title</zorder>
   <zorder>large_credit</zorder>
   <zorder>sum_pacciv_title</zorder>
   <zorder>sum_pacciv_label</zorder>
   <zorder>capital_title</zorder>
   <zorder>capital_label</zorder>
   <zorder>main_title_4</zorder>
   <zorder>tanxa_title</zorder>
   <zorder>tanxa</zorder>
   <zorder>vada_title</zorder>
   <zorder>vada</zorder>
   <zorder>procenti_title</zorder>
   <zorder>procenti</zorder>
   <zorder>shenatani_title</zorder>
   <zorder>mogeba_label_2</zorder>
   <zorder>btn_title_2</zorder>
   <zorder>mogeba_label_3</zorder>
   <zorder>btn_title_3</zorder>
   <zorder>mogeba_label_4</zorder>
   <zorder>mogeba_label_5</zorder>
   <zorder>all_active_title_2</zorder>
   <zorder>all_active_title_3</zorder>
   <zorder>all_active_title_4</zorder>
   <zorder>anuitetijami_title</zorder>
   <zorder>anuitetijami_label</zorder>
   <zorder>anuitetiprocenti_title</zorder>
   <zorder>anuitetiprocenti_label</zorder>
  </widget>
  <widget class="QStatusBar" name="statusbar"/>
 </widget>
 <resources>
  <include location="../../IdeaProjects/python 3.8/pyqt/ლაზიკა.jpg"/>
 </resources>
 <connections/>
</ui>
